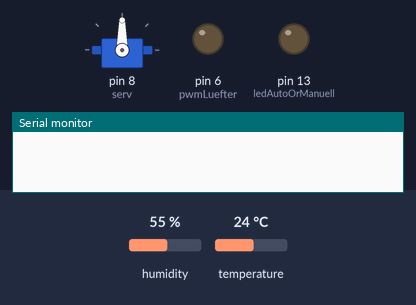
A sketch run on a simulated Arduino Uno, built with avr-gcc and run on an emulated ATmega328P. Parts: servo, output pins drawn as LEDs (lit = HIGH), the last lines printed to the serial monitor. The test bench sets the inputs (shaded band); at power-on: humidity 55 %, temperature 24 °C.

Above: at 0.1 s.
At 0.6 s:
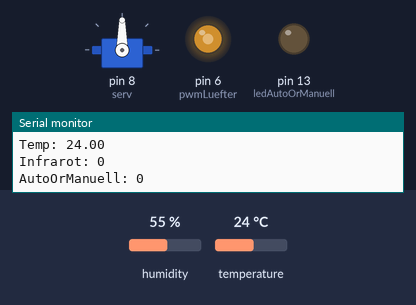
Timing chart, 0 to 2.1 s (numbered marks = the images above):
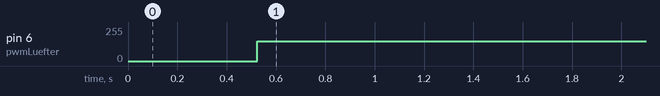

Measured:
- by itself, pin 6 (pwmLuefter): 0/255 → 150/255 at 0.52 s

The sketch:

Ok2.ino
```cpp
#include "DHT.h"        //DHT Bibliothek für Temperatursensor und Feuchtigkeit
#include <IRremote.h>   //IRremote Bibliothek für Infrarotsensor und Fernbedinung
#include <Servo.h>      //Servo Bibliothek für den Servo

// Konfiguration Temperatursensor und Feuchtigkeit
#define DHTPIN 2
#define DHTTYPE DHT11
DHT dht(DHTPIN, DHTTYPE); //Der Sensor wird ab jetzt mit „dth“ angesprochen


// Konfiguration Infrarotsensor und Fernbedinung
const int fernPIN = 10;
IRrecv irrecv(fernPIN);
decode_results results;


// Konfiguration Servo
Servo serv;

// Konfiguration PWM Ausgang/ Ausgang
int pwmLuefter = 6;
int ledAutoOrManuell = 13;

// Varablen
int InfrarotsensorValue = 0;
float luftfeuchtigkeit = 0;
float temperatur = 0;
int pwm = 150;
bool xAutoOrManuell = false;


void setup() {
  Serial.begin(9600); //Serielle Verbindung starten
  dht.begin(); //DHT11 Sensor starten
  irrecv.enableIRIn();
  serv.attach(8);
  pinMode(pwmLuefter, OUTPUT);
  pinMode(ledAutoOrManuell, OUTPUT);

}

void loop() {
  delay(500); // Pause von x millisec

  // Temperatursensor und Feuchtigkeit Auslesen und Speichern
  luftfeuchtigkeit = dht.readHumidity(); //die Luftfeuchtigkeit auslesen und unter „Luftfeutchtigkeit“ speichern
  temperatur = dht.readTemperature();//die Temperatur auslesen und unter „Temperatur“ speichern
  if(xAutoOrManuell){
    if(temperatur >= 50 and luftfeuchtigkeit >= 80){pwm = 255;
      }else if(temperatur >= 30 and luftfeuchtigkeit >= 0){pwm = 150;
      }else if(temperatur >= 20){pwm = 50;}
  }


  // Infrarotsensor und Fernbedinung
  if (IrReceiver.decode()) {
    IrReceiver.resume();
    InfrarotsensorValue = IrReceiver.decodedIRData.command;
    //Serial.println(InfrarotsensorValue);
    if (InfrarotsensorValue == 70) {
      xAutoOrManuell = true;
    }
    if (InfrarotsensorValue == 21) {
      xAutoOrManuell = false;
    }
    if (InfrarotsensorValue == 28) {
      serv.write(10);
    } else {
      serv.write(90);
    }
    if (xAutoOrManuell == false){
      if (InfrarotsensorValue == 67) {
        if (pwm <= 200) {
          pwm = pwm + 50;
        }
      }else if (InfrarotsensorValue == 68) {
        if (pwm > 0) {
          pwm = pwm - 50;}
      }
    }
  }

  analogWrite(pwmLuefter, pwm);
  Serial.print("PWM: ");
  Serial.println(pwm);
  Serial.print("Luft: ");
  Serial.println(luftfeuchtigkeit);
  Serial.print("Temp: ");
  Serial.println(temperatur);
  Serial.print("Infrarot: ");
  Serial.println(InfrarotsensorValue);
  Serial.print("AutoOrManuell: ");
  Serial.println(xAutoOrManuell);

  if(xAutoOrManuell){
    digitalWrite(ledAutoOrManuell, HIGH);
  }else{analogWrite(ledAutoOrManuell, LOW);}


  // Türverrigelung
  /*
    if(x == true){servoblau.write(10);}
    else{servoblau.write(100);}
  */


}
```
